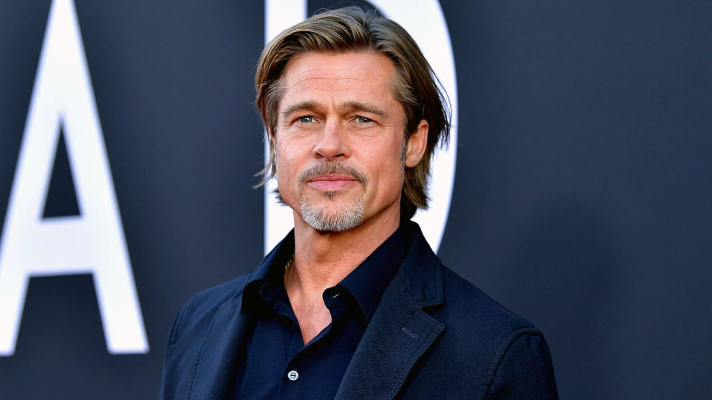
#> input picture brad_pitt.jpg, 1424 x 800 px (shown at 1/2 size)
$ python 'Resim_birleştirme.py'
#> lines starting #> are read from the running program, lines starting #| are printed output that depends on the picture
import cv2
import numpy as np

img = cv2.imread("brad_pitt.jpg")
#> img is the input picture: shape (800, 1424, 3); mean B, G, R 94.2, 77.3, 73.5
cv2.imshow("Orijinal ",img)
print(img.shape)
#| (800, 1424, 3)

#boyutlandirma
imgResized = cv2.resize(img, (500, 600))
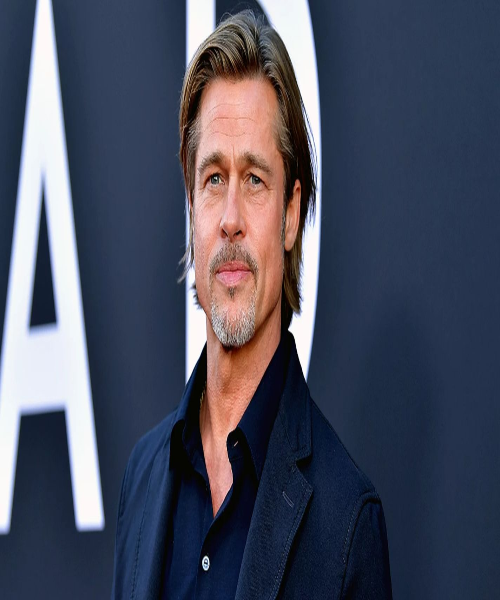
#> imgResized: shape (600, 500, 3); mean B, G, R 94.1, 77.3, 73.5
print("Yeni boyutlar: ", imgResized.shape)
#| Yeni boyutlar:  (600, 500, 3)
cv2.imshow("Boyutlanmis Resim: ",imgResized)


#yatay
hor = np.hstack((imgResized, imgResized))
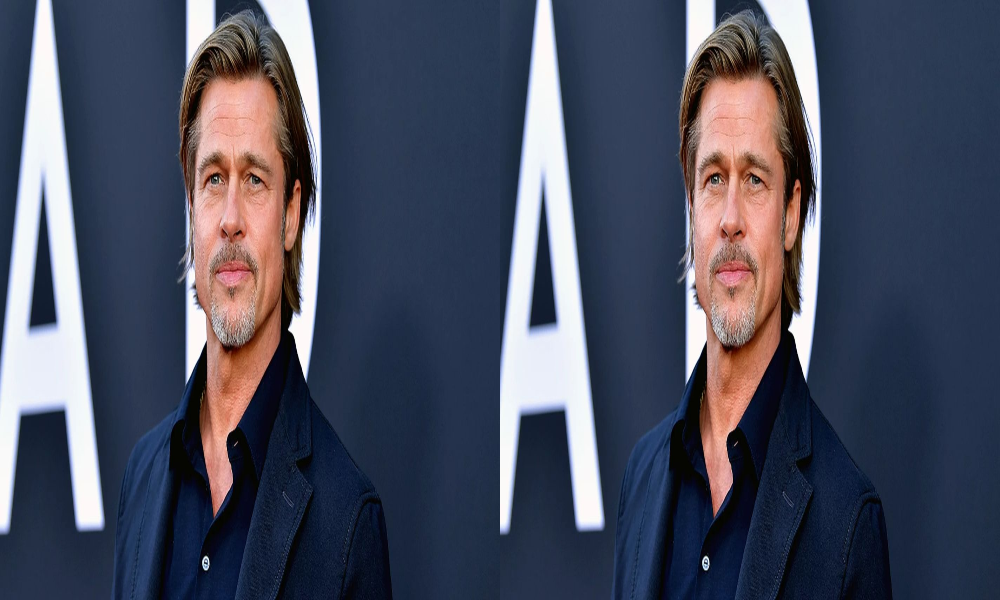
#> hor: shape (600, 1000, 3); mean B, G, R 94.1, 77.3, 73.5
cv2.imshow("Horizontal", hor)

#dikey
ver =np.vstack((imgResized, imgResized))
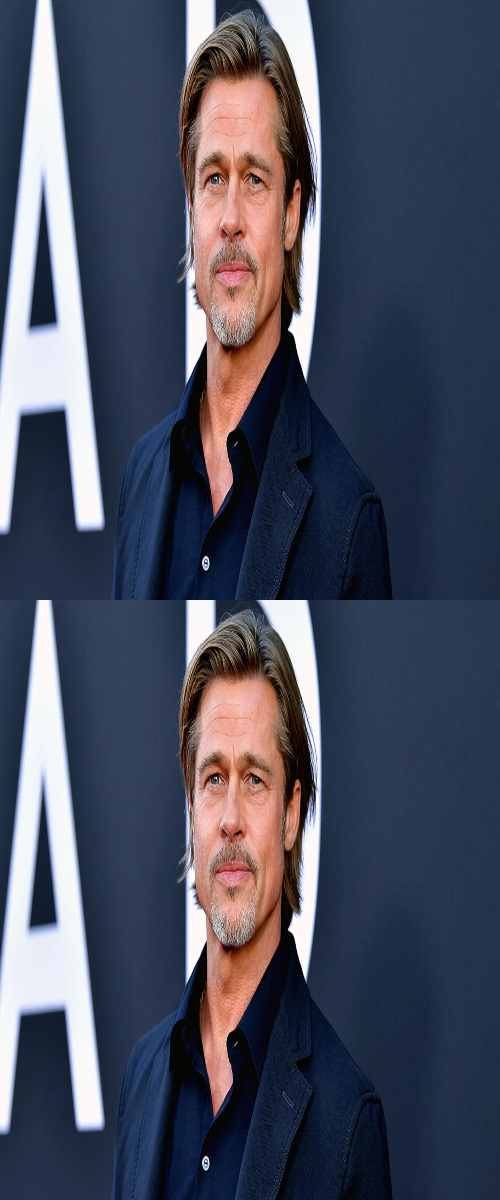
#> ver: shape (1200, 500, 3); mean B, G, R 94.1, 77.3, 73.5
cv2.imshow("Vertical", ver)

$ run again, with coins.jpg copied over brad_pitt.jpg
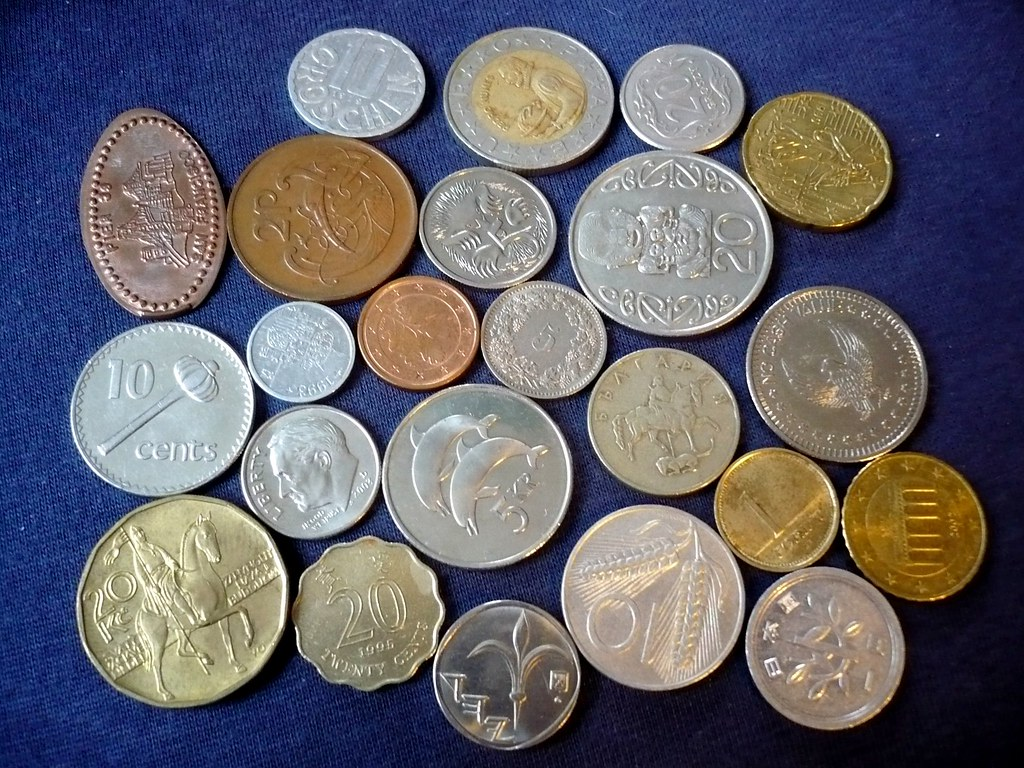
#> input picture coins.jpg, 1024 x 768 px
#> img is the input picture: shape (768, 1024, 3); mean B, G, R 107.9, 99, 100.8
#| (768, 1024, 3)
#| Yeni boyutlar:  (600, 500, 3)
#> `hor = np.hstack((imgResized, imgResized))`:
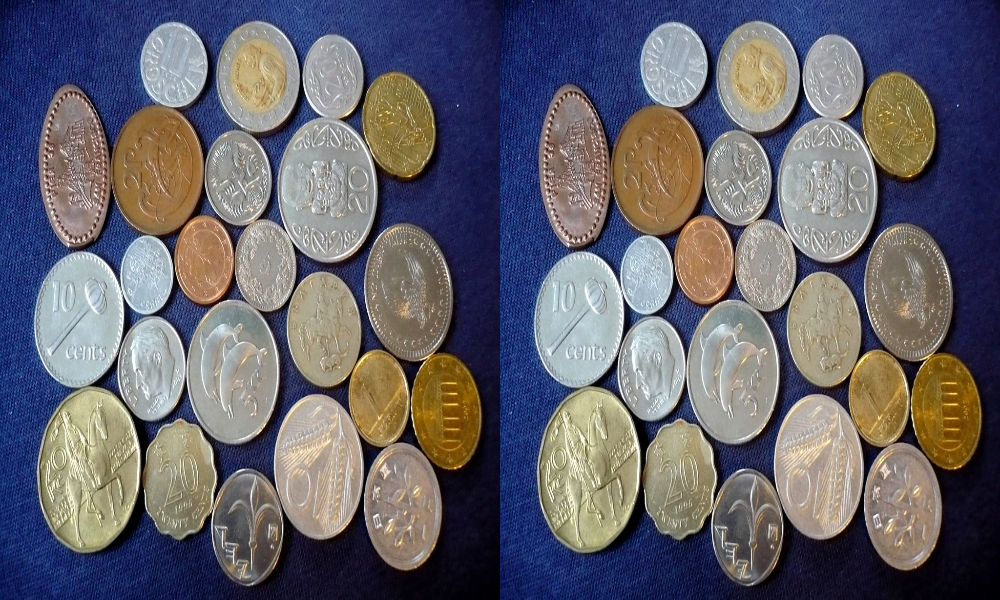
#> hor: shape (600, 1000, 3); mean B, G, R 107.8, 98.9, 100.7
#> `ver =np.vstack((imgResized, imgResized))`:
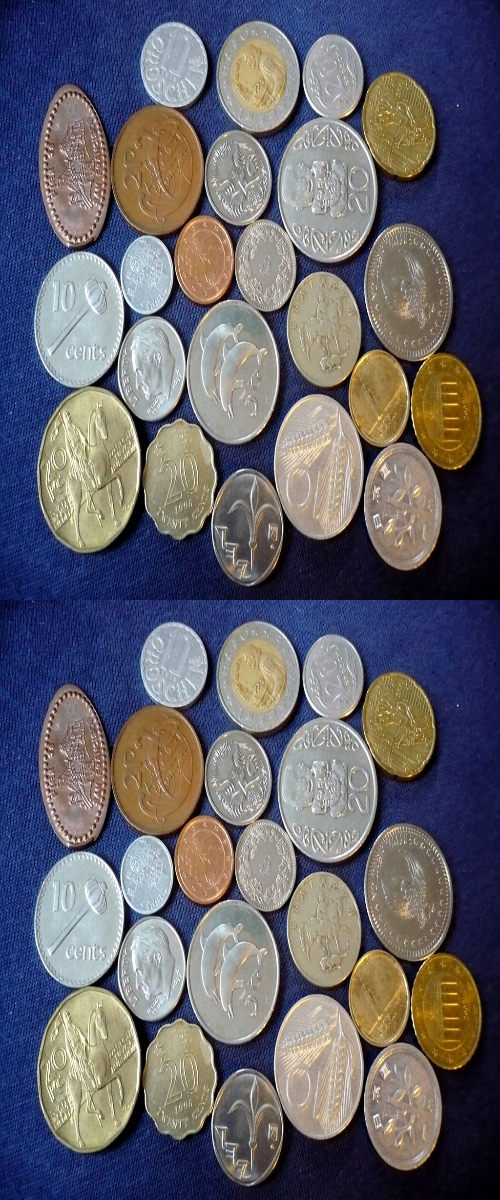
#> ver: shape (1200, 500, 3); mean B, G, R 107.8, 98.9, 100.7

$ run again, with goldenGate.jpg copied over brad_pitt.jpg
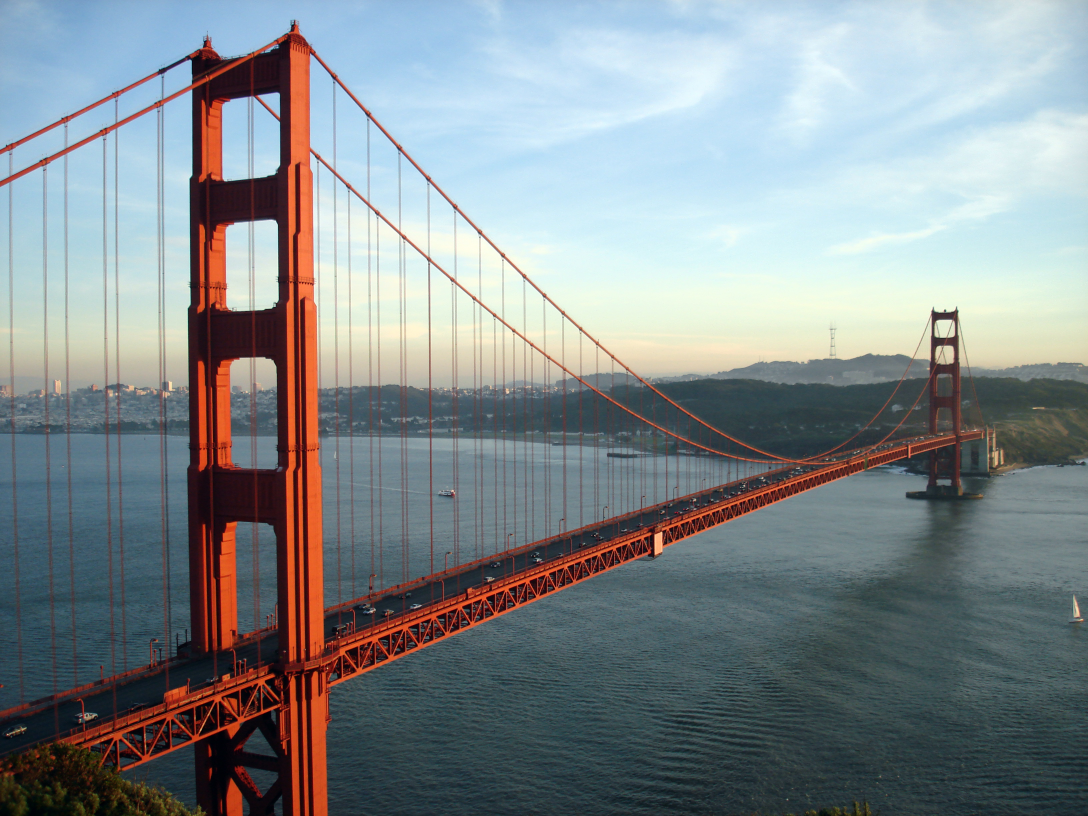
#> input picture goldenGate.jpg, 3264 x 2448 px (shown at 1/3 size)
#> img is the input picture: shape (2448, 3264, 3); mean B, G, R 141.3, 138.3, 130.3
#| (2448, 3264, 3)
#| Yeni boyutlar:  (600, 500, 3)
#> `hor = np.hstack((imgResized, imgResized))`:
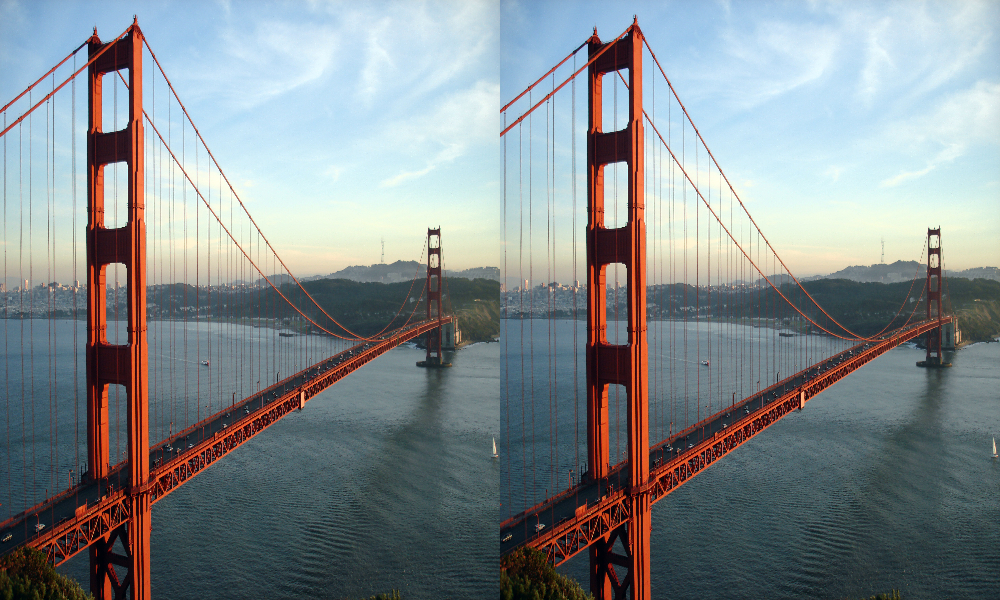
#> hor: shape (600, 1000, 3); mean B, G, R 141.2, 138.2, 130.2
#> `ver =np.vstack((imgResized, imgResized))`:
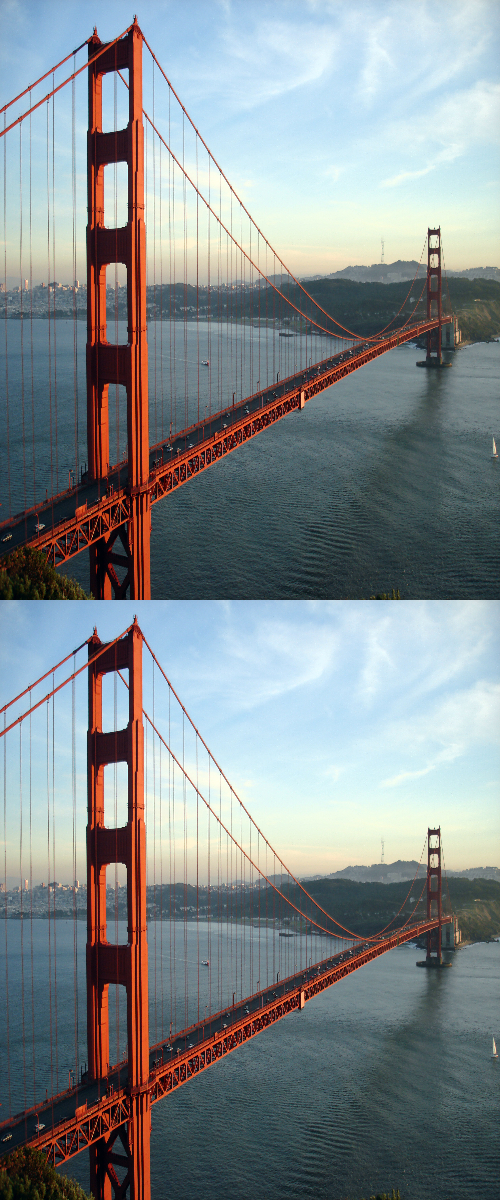
#> ver: shape (1200, 500, 3); mean B, G, R 141.2, 138.2, 130.2
